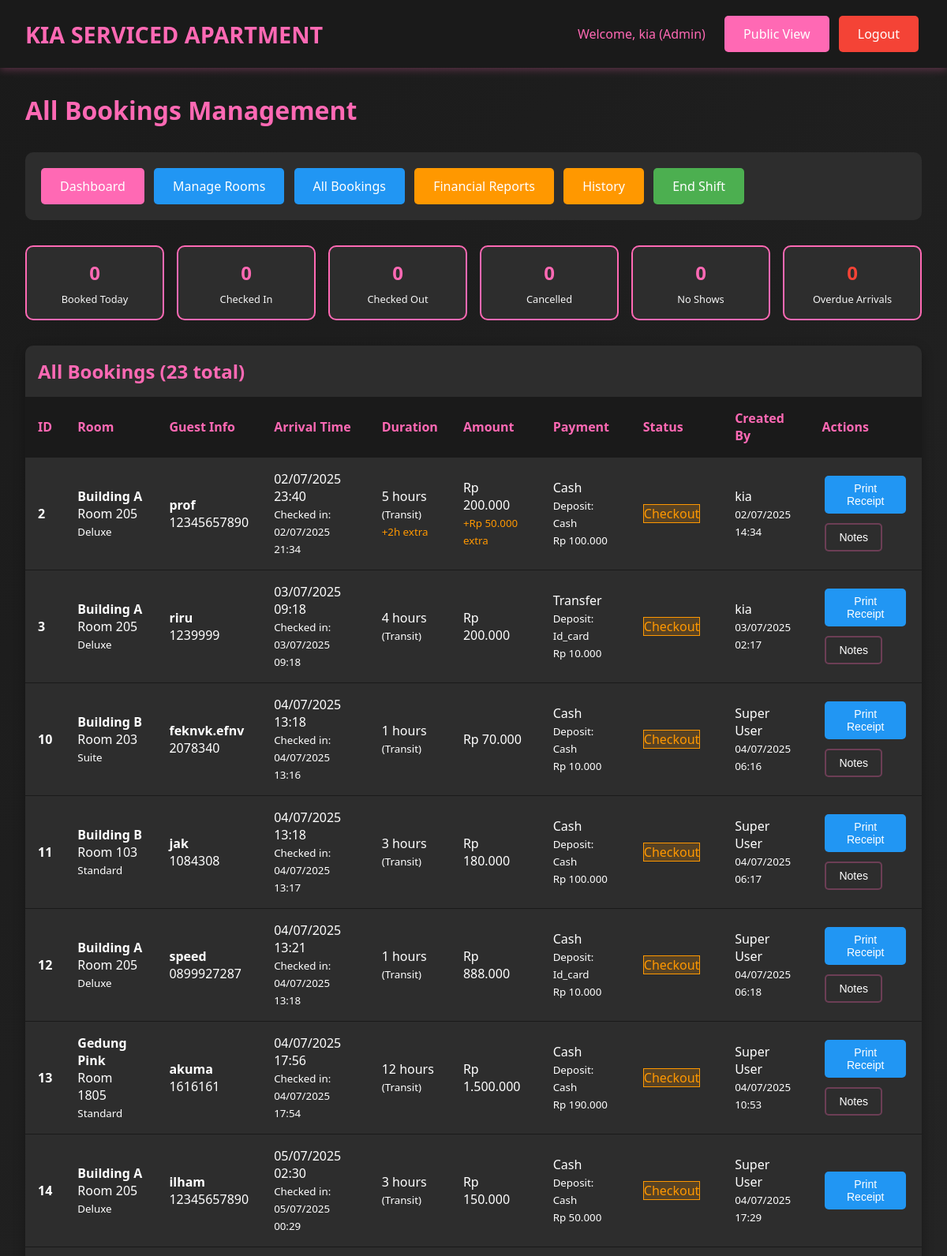
Page /admin/bookings.php (signed in, upper part) on the committed database.
### tables this page shows
CREATE TABLE `bookings` (
  `id` int(11) NOT NULL,
  `room_id` int(11) NOT NULL,
  `guest_name` varchar(100) NOT NULL,
  `arrival_time` datetime NOT NULL,
  `phone_number` varchar(20) NOT NULL,
  `duration_type` enum('transit','fullday') NOT NULL,
  `duration_hours` int(11) NOT NULL,
  `price_amount` decimal(10,2) NOT NULL,
  `payment_method` varchar(50) NOT NULL,
  `deposit_type` enum('cash','id_card','no_deposit') NOT NULL,
  `deposit_amount` decimal(10,2) DEFAULT '0.00',
  `notes` text,
  `status` enum('booked','checkin','checkout','cancelled','no_show','completed') DEFAULT 'booked',
  `checkin_time` datetime DEFAULT NULL,
  `checkout_time` datetime DEFAULT NULL,
  `extra_time_hours` int(11) DEFAULT '0',
  `extra_time_amount` decimal(10,2) DEFAULT '0.00',
  `refund_amount` decimal(10,2) DEFAULT '0.00',
  `refund_method` varchar(50) DEFAULT NULL,
  `created_by` int(11) NOT NULL,
  `created_at` timestamp NOT NULL DEFAULT CURRENT_TIMESTAMP,
  `updated_at` timestamp NOT NULL DEFAULT CURRENT_TIMESTAMP ON UPDATE CURRENT_TIMESTAMP
);

CREATE TABLE `rooms` (
  `id` int(11) NOT NULL,
  `location` varchar(100) NOT NULL,
  `floor_number` int(11) NOT NULL,
  `room_number` varchar(20) NOT NULL,
  `room_type` varchar(50) NOT NULL,
  `wifi_name` varchar(100) DEFAULT NULL,
  `wifi_password` varchar(100) DEFAULT NULL,
  `status` enum('ready','booked','checkin','checkout') DEFAULT 'ready',
  `created_at` timestamp NOT NULL DEFAULT CURRENT_TIMESTAMP,
  `updated_at` timestamp NOT NULL DEFAULT CURRENT_TIMESTAMP ON UPDATE CURRENT_TIMESTAMP
);

CREATE TABLE `users` (
  `id` int(11) NOT NULL,
  `username` varchar(50) NOT NULL,
  `password` varchar(255) NOT NULL,
  `full_name` varchar(100) NOT NULL,
  `role` enum('superuser','admin','cashier') NOT NULL,
  `created_at` timestamp NOT NULL DEFAULT CURRENT_TIMESTAMP,
  `updated_at` timestamp NOT NULL DEFAULT CURRENT_TIMESTAMP ON UPDATE CURRENT_TIMESTAMP
);

### includes/config.php (called while the page is built, shortened)
<?php
function formatCurrency($amount) {
    return 'Rp ' . number_format($amount, 0, ',', '.');
}
function formatDateTime($datetime) {
    return date('d/m/Y H:i', strtotime($datetime));
}
?>

### admin/bookings.php (the view, shortened to what this page needs)
<?php
require_once "../includes/config.php";
$sql = "SELECT b.*, r.room_number, r.location, r.room_type, u.full_name as created_by_name
        FROM bookings b
        JOIN rooms r ON b.room_id = r.id
        JOIN users u ON b.created_by = u.id
        ORDER BY
            CASE
                WHEN b.status = \"booked\" AND b.arrival_time < NOW() THEN 1
                WHEN b.status = \"booked\" THEN 2
                WHEN b.status = \"checkin\" THEN 3
                WHEN b.status = \"checkout\" THEN 4
                ELSE 5
            END,
            b.arrival_time ASC";
$stmt = $pdo->prepare($sql);
$stmt->execute();
$bookings = $stmt->fetchAll();
$stmt = $pdo->query("SELECT
    COUNT(CASE WHEN status = \"booked\" THEN 1 END) as booked,
    COUNT(CASE WHEN status = \"checkin\" THEN 1 END) as checkin,
    COUNT(CASE WHEN status = \"checkout\" THEN 1 END) as checkout,
    COUNT(CASE WHEN status = \"cancelled\" THEN 1 END) as cancelled,
    COUNT(CASE WHEN status = \"no_show\" THEN 1 END) as no_show,
    COUNT(CASE WHEN status = \"booked\" AND arrival_time < NOW() THEN 1 END) as overdue
    FROM bookings
    WHERE DATE(created_at) = CURDATE()");
$stats = $stmt->fetch();
?>
<!DOCTYPE html>
<html lang="id">
<head>
    <link rel="stylesheet" href="../assets/css/style.css">
</head>
<body>
    <header class="header">
        <div class="header-content">
            <a href="../index.php" class="logo">KIA SERVICED APARTMENT</a>
            <div>
                <span style="color: var(--primary-pink); margin-right: 1rem;">
                    Welcome, <?php echo htmlspecialchars($_SESSION["full_name"]); ?> (<?php echo ucfirst($_SESSION["user_role"]); ?>)
                </span>
                <a href="../index.php" class="btn btn-primary">Public View</a>
                <a href="../includes/logout.php" class="btn btn-danger">Logout</a>
            </div>
        </div>
    </header>
    <div class="container">
        <h1 style="color: var(--primary-pink); margin-bottom: 2rem;">All Bookings Management</h1>
        <div style="background: var(--dark-gray); padding: 1rem; border-radius: 10px; margin-bottom: 2rem;">
            <a href="dashboard.php" class="btn btn-primary">Dashboard</a>
            <a href="rooms.php" class="btn btn-info">Manage Rooms</a>
            <a href="bookings.php" class="btn btn-info">All Bookings</a>
            <a href="reports.php" class="btn btn-warning">Financial Reports</a>
            <a href="history.php" class="btn btn-warning">History</a>
            <a href="shift_report.php" class="btn btn-success">End Shift</a>
        </div>
        <div class="booking-stats">
            <div class="stat-card">
                <div class="stat-number"><?php echo $stats["booked"]; ?></div>
                <div class="stat-label">Booked Today</div>
            </div>
            <div class="stat-card">
                <div class="stat-number"><?php echo $stats["checkin"]; ?></div>
                <div class="stat-label">Checked In</div>
            </div>
            <div class="stat-card">
                <div class="stat-number"><?php echo $stats["checkout"]; ?></div>
                <div class="stat-label">Checked Out</div>
            </div>
            <div class="stat-card">
                <div class="stat-number"><?php echo $stats["cancelled"]; ?></div>
                <div class="stat-label">Cancelled</div>
            </div>
            <div class="stat-card">
                <div class="stat-number"><?php echo $stats["no_show"]; ?></div>
                <div class="stat-label">No Shows</div>
            </div>
            <div class="stat-card">
                <div class="stat-number" style="color: var(--danger);"><?php echo $stats["overdue"]; ?></div>
                <div class="stat-label">Overdue Arrivals</div>
            </div>
        </div>
        <div class="table-container">
            <h2 style="color: var(--primary-pink); margin: 1rem;">
                All Bookings (<?php echo count($bookings); ?> total)
            </h2>
            <div style="overflow-x: auto;">
                <table class="table">
                    <thead>
                        <tr>
                            <th>ID</th>
                            <th>Room</th>
                            <th>Guest Info</th>
                            <th>Arrival Time</th>
                            <th>Duration</th>
                            <th>Amount</th>
                            <th>Payment</th>
                            <th>Status</th>
                            <th>Created By</th>
                            <th>Actions</th>
                        </tr>
                    </thead>
                    <tbody>
                        <?php foreach ($bookings as $booking): ?>
                            <?php
                            $is_overdue = ($booking["status"] == "booked" && strtotime($booking["arrival_time"]) < time());
                            $total_amount = $booking["price_amount"] + $booking["extra_time_amount"];
                            $total_hours = $booking["duration_hours"] + $booking["extra_time_hours"];
                            ?>
                            <tr class="booking-row <?php echo $is_overdue ? "overdue" : ""; ?>">
                                <td>
                                    <strong><?php echo $booking["id"]; ?></strong>
                                </td>
                                <td>
                                    <strong><?php echo htmlspecialchars($booking["location"]); ?></strong><br>
                                    Room <?php echo htmlspecialchars($booking["room_number"]); ?><br>
                                    <small><?php echo htmlspecialchars($booking["room_type"]); ?></small>
                                </td>
                                <td>
                                    <strong><?php echo htmlspecialchars($booking["guest_name"]); ?></strong><br>
                                    <?php echo htmlspecialchars($booking["phone_number"]); ?>
                                </td>
                                <td>
                                    <?php echo formatDateTime($booking["arrival_time"]); ?>
                                    <?php if ($booking["checkin_time"]): ?>
                                        <br><small>Checked in: <?php echo formatDateTime($booking["checkin_time"]); ?></small>
                                    <?php endif; ?>
                                </td>
                                <td>
                                    <?php echo $total_hours; ?> hours<br>
                                    <small>(<?php echo ucfirst($booking["duration_type"]); ?>)</small>
                                    <?php if ($booking["extra_time_hours"] > 0): ?>
                                        <br><small style="color: var(--warning);">+<?php echo $booking["extra_time_hours"]; ?>h extra</small>
                                    <?php endif; ?>
                                </td>
                                <td>
                                    <?php echo formatCurrency($total_amount); ?>
                                    <?php if ($booking["extra_time_amount"] > 0): ?>
                                        <br><small style="color: var(--warning);">+<?php echo formatCurrency($booking["extra_time_amount"]); ?> extra</small>
                                    <?php endif; ?>
                                </td>
                                <td>
                                    <?php echo ucfirst($booking["payment_method"]); ?><br>
                                    <small>Deposit: <?php echo ucfirst($booking["deposit_type"]); ?></small>
                                    <?php if ($booking["deposit_amount"] > 0): ?>
                                        <br><small><?php echo formatCurrency($booking["deposit_amount"]); ?></small>
                                    <?php endif; ?>
                                </td>
                                <td>
                                    <span class="status-<?php echo $booking["status"]; ?>">
                                        <?php echo ucfirst(str_replace("_", " ", $booking["status"])); ?>
                                    </span>
                                </td>
                                <td>
                                    <?php echo htmlspecialchars($booking["created_by_name"]); ?><br>
                                    <small><?php echo formatDateTime($booking["created_at"]); ?></small>
                                </td>
                                <td>
                                    <div class="booking-actions">
                                        <?php if ($booking["status"] == "booked"): ?>
                                            <?php if ($is_overdue): ?>
                                                <button onclick="confirmArrival(<?php echo $booking["id"]; ?>)"
                                                        class="btn btn-success btn-sm">Confirm Arrival</button>
                                                <button onclick="markNoShow(<?php echo $booking["id"]; ?>)"
                                                        class="btn btn-danger btn-sm">No Show</button>
                                            <?php else: ?>
                                                <button onclick="checkinRoom(<?php echo $booking["id"]; ?>)"
                                                        class="btn btn-success btn-sm">Check In</button>
                                            <?php endif; ?>
                                            <button onclick="cancelBooking(<?php echo $booking["id"]; ?>)"
                                                    class="btn btn-danger btn-sm">Cancel</button>
                                        <?php elseif ($booking["status"] == "checkout"): ?>
                                            <button onclick="printReceipt(<?php echo $booking["id"]; ?>)"
                                                    class="btn btn-info btn-sm">Print Receipt</button>
                                        <?php endif; ?>
                                        <?php if ($booking["notes"]): ?>
                                            <button onclick="showNotes(\"<?php echo htmlspecialchars($booking["notes"], ENT_QUOTES); ?>\")"
                                                    class="btn btn-secondary btn-sm">Notes</button>
                                        <?php endif; ?>
                                    </div>
                                </td>
                            </tr>
                        <?php endforeach; ?>
                    </tbody>
                </table>
            </div>
        </div>
    </div>
</body>
</html>

### assets/css/style.css (style rules this page uses)
* { margin: 0; padding: 0; box-sizing: border-box; }
:root { --primary-pink: #ff69b4; --dark-pink: #e91e63; --light-pink: #ffc0cb; --black: #1a1a1a; --dark-gray: #2d2d2d; --light-gray: #f5f5f5; --white: #ffffff; --success: #4caf50; --warning: #ff9800; --info: #2196f3; --danger: #f44336; }
body { font-family: 'Segoe UI', Tahoma, Geneva, Verdana, sans-serif; background: linear-gradient(135deg, var(--black) 0%, var(--dark-gray) 100%); color: var(--white); min-height: 100vh; }
.header { background: var(--black); padding: 1rem 2rem; box-shadow: 0 2px 10px rgba(255, 105, 180, 0.3); position: sticky; top: 0; z-index: 1000; }
.header-content { display: flex; justify-content: space-between; align-items: center; max-width: 1200px; margin: 0 auto; }
.logo { font-size: 1.8rem; font-weight: bold; color: var(--primary-pink); text-decoration: none; }
.btn { padding: 0.75rem 1.5rem; border: none; border-radius: 5px; cursor: pointer; font-size: 1rem; font-weight: 500; text-decoration: none; display: inline-block; text-align: center; transition: all 0.3s ease; margin: 0.25rem; }
.btn-primary { background: var(--primary-pink); color: var(--white); }
.btn-success { background: var(--success); color: var(--white); }
.btn-warning { background: var(--warning); color: var(--white); }
.btn-info { background: var(--info); color: var(--white); }
.btn-danger { background: var(--danger); color: var(--white); }
.btn-secondary { background: var(--dark-gray); color: var(--white); border: 2px solid rgba(255, 105, 180, 0.3); }
.btn-sm { padding: 0.5rem 1rem; font-size: 0.875rem; }
.container { max-width: 1200px; margin: 0 auto; padding: 2rem; }
.status-checkout { background: var(--danger); color: var(--white); }
.table-container { background: var(--dark-gray); border-radius: 10px; overflow: hidden; box-shadow: 0 5px 15px rgba(0, 0, 0, 0.3); margin: 2rem 0; }
.table { width: 100%; border-collapse: collapse; }
.table th, .table td { padding: 1rem; text-align: left; border-bottom: 1px solid var(--black); }
.table th { background: var(--black); color: var(--primary-pink); font-weight: bold; }
.status-checkout { background: rgba(255, 152, 0, 0.2); color: var(--warning); border: 1px solid var(--warning); }

### admin/bookings.php (style rules this page uses)
.booking-stats { display: grid; grid-template-columns: repeat(auto-fit, minmax(150px, 1fr)); gap: 1rem; margin-bottom: 2rem; }
.stat-card { background: var(--dark-gray); padding: 1rem; border-radius: 10px; text-align: center; border: 2px solid var(--primary-pink); }
.stat-number { font-size: 1.5rem; font-weight: bold; color: var(--primary-pink); margin-bottom: 0.5rem; }
.stat-label { color: var(--light-gray); font-size: 0.8rem; }
.booking-actions { display: flex; gap: 0.25rem; flex-wrap: wrap; }

### rows in the picture
bookings: id "2", room.location "Building A", room.room_number "205", room.room_type "Deluxe", guest_name "prof", phone_number "12345657890", arrival_time "02/07/2025 23:40", checkin_time "02/07/2025 21:34", total_hours "5", duration_type "Transit", extra_time_hours "2", formatCurrency($total_amount) "Rp 200.000", extra_time_amount "Rp 50.000", payment_method "Cash", deposit_type "Cash", deposit_amount "Rp 100.000", status "Checkout", created_by.full_name "kia", created_at "02/07/2025 14:34"
bookings: id "3", room.location "Building A", room.room_number "205", room.room_type "Deluxe", guest_name "riru", phone_number "1239999", arrival_time "03/07/2025 09:18", checkin_time "03/07/2025 09:18", duration_hours "4", duration_type "Transit", formatCurrency($total_amount) "Rp 200.000", payment_method "Transfer", deposit_type "Id_card", deposit_amount "Rp 10.000", status "Checkout", created_by.full_name "kia", created_at "03/07/2025 02:17"
bookings: id "10", room.location "Building B", room.room_number "203", room.room_type "Suite", guest_name "feknvk.efnv", phone_number "2078340", arrival_time "04/07/2025 13:18", checkin_time "04/07/2025 13:16", duration_hours "1", duration_type "Transit", formatCurrency($total_amount) "Rp 70.000", payment_method "Cash", deposit_type "Cash", deposit_amount "Rp 10.000", status "Checkout", created_by.full_name "Super User", created_at "04/07/2025 06:16"
bookings: id "11", room.location "Building B", room.room_number "103", room.room_type "Standard", guest_name "jak", phone_number "1084308", arrival_time "04/07/2025 13:18", checkin_time "04/07/2025 13:17", duration_hours "3", duration_type "Transit", formatCurrency($total_amount) "Rp 180.000", payment_method "Cash", deposit_type "Cash", deposit_amount "Rp 100.000", status "Checkout", created_by.full_name "Super User", created_at "04/07/2025 06:17"
bookings: id "12", room.location "Building A", room.room_number "205", room.room_type "Deluxe", guest_name "speed", phone_number "0899927287", arrival_time "04/07/2025 13:21", checkin_time "04/07/2025 13:18", duration_hours "1", duration_type "Transit", formatCurrency($total_amount) "Rp 888.000", payment_method "Cash", deposit_type "Id_card", deposit_amount "Rp 10.000", status "Checkout", created_by.full_name "Super User", created_at "04/07/2025 06:18"
bookings: id "13", room.location "Gedung Pink", room.room_number "1805", room.room_type "Standard", guest_name "akuma", phone_number "1616161", arrival_time "04/07/2025 17:56", checkin_time "04/07/2025 17:54", duration_hours "12", duration_type "Transit", formatCurrency($total_amount) "Rp 1.500.000", payment_method "Cash", deposit_type "Cash", deposit_amount "Rp 190.000", status "Checkout", created_by.full_name "Super User", created_at "04/07/2025 10:53"
bookings: id "14", room.location "Building A", room.room_number "205", room.room_type "Deluxe", guest_name "ilham", phone_number "12345657890", arrival_time "05/07/2025 02:30", checkin_time "05/07/2025 00:29", duration_hours "3", duration_type "Transit", formatCurrency($total_amount) "Rp 150.000", payment_method "Cash", deposit_type "Cash", deposit_amount "Rp 50.000", status "Checkout", created_by.full_name "Super User", created_at "04/07/2025 17:29"

### other values in the picture
$_SESSION["full_name"] "kia"
$_SESSION["user_role"] "Admin"
$stats["booked"] "0"
$stats["checkin"] "0"
$stats["checkout"] "0"
$stats["cancelled"] "0"
$stats["no_show"] "0"
$stats["overdue"] "0"
count($bookings) "23"
